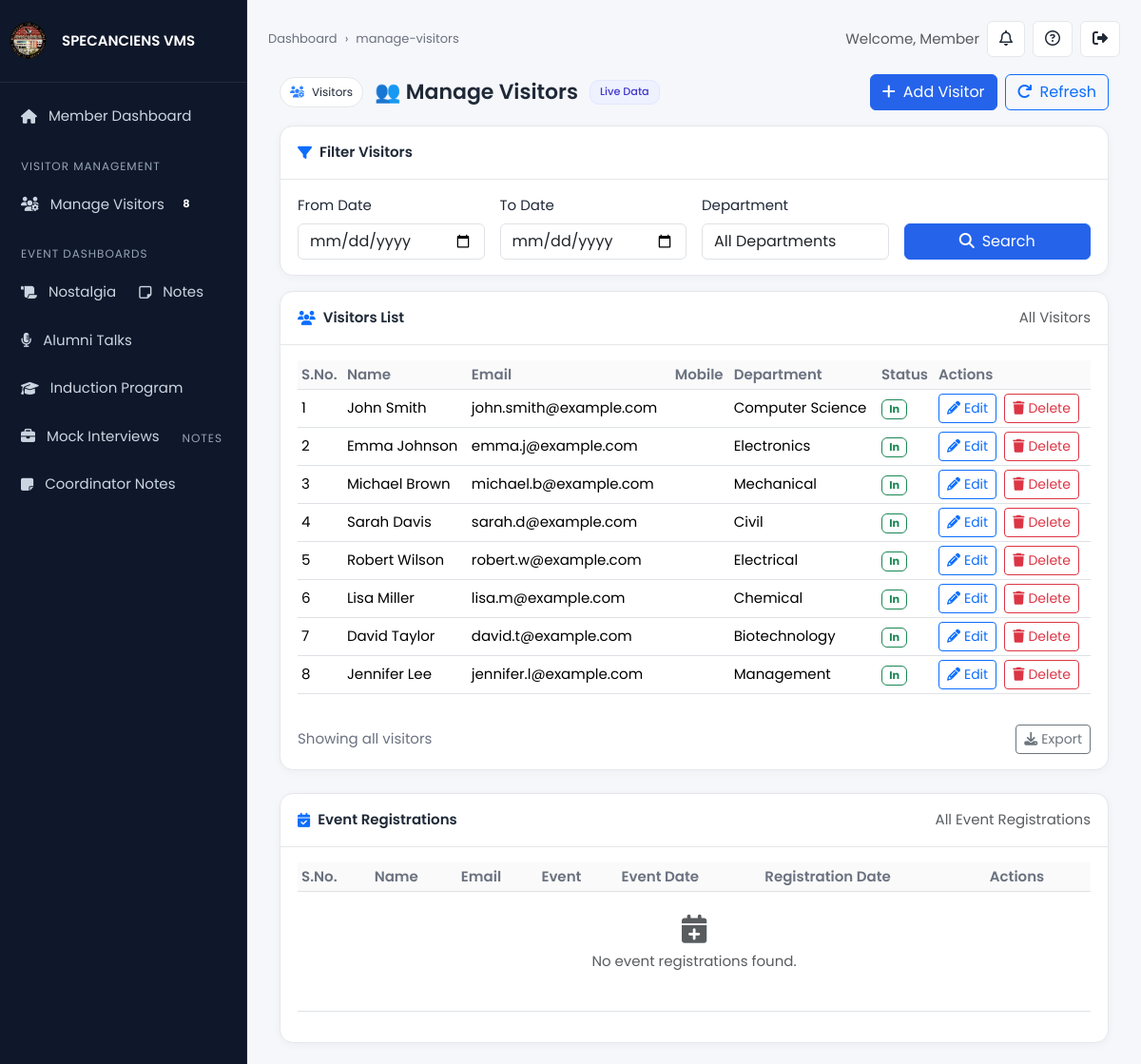
The app's page /manage-visitors.php (signed in) with its own data.
### tables this page shows
CREATE TABLE IF NOT EXISTS tbl_visitors (
  id INT AUTO_INCREMENT PRIMARY KEY,
  event_id INT NOT NULL,
  name VARCHAR(120) NOT NULL,
  email VARCHAR(150) NULL,
  mobile VARCHAR(30) NULL,
  address TEXT NULL,
  department VARCHAR(100) NULL,
  gender ENUM('Male', 'Female', 'Other') NULL,
  year_of_graduation YEAR NULL,
  in_time DATETIME NULL,
  out_time DATETIME NULL,
  status TINYINT(1) DEFAULT 1,
  created_at TIMESTAMP DEFAULT CURRENT_TIMESTAMP,
  CONSTRAINT fk_visitors_event FOREIGN KEY (event_id)
    REFERENCES tbl_events(event_id) ON DELETE CASCADE
);

### manage-visitors.php (the view, shortened to what this page needs)
<?php include('include/header.php'); ?>
<div class="container-fluid">
  <div class="d-flex align-items-center justify-content-between flex-wrap gap-3 mb-3">
    <div class="title-row">
      <span class="chip"><i class="fa-solid fa-users-gear text-primary"></i> Visitors</span>
      <h2>👥 Manage Visitors</h2>
      <span class="badge">Live Data</span>
    </div>
    <div class="d-flex gap-2">
      <button class="btn btn-primary" onclick="location.href='new-visitor.php'"><i class="fa-solid fa-plus me-2"></i>Add Visitor</button>
      <button class="btn btn-outline-primary" onclick="location.reload()"><i class="fa-solid fa-arrow-rotate-right me-2"></i>Refresh</button>
    </div>
  </div>
  <div class="card-lite mb-3">
    <div class="card-head">
      <div class="d-flex align-items-center gap-2">
        <i class="fa-solid fa-filter text-primary"></i>
        <span class="fw-semibold">Filter Visitors</span>
      </div>
    </div>
    <div class="card-body">
      <form method="post" class="row g-3 align-items-end">
        <div class="col-12 col-md-3">
          <label class="form-label">From Date</label>
          <input type="date" class="form-control" id="from_date" name="from_date" required>
        </div>
        <div class="col-12 col-md-3">
          <label class="form-label">To Date</label>
          <input type="date" class="form-control" id="to_date" name="to_date" required>
        </div>
        <div class="col-12 col-md-3">
          <label class="form-label">Department</label>
          <select class="form-control" id="department" name="department">
            <option value="">All Departments</option>
          </select>
        </div>
        <div class="col-12 col-md-3">
          <button type="submit" name="srh-btn" class="btn btn-primary w-100"><i class="fa-solid fa-search me-2"></i>Search</button>
        </div>
      </form>
    </div>
  </div>
  <div class="card-lite">
    <div class="card-head">
      <div class="d-flex align-items-center gap-2">
        <i class="fa-solid fa-users text-primary"></i>
        <span class="fw-semibold">Visitors List</span>
      </div>
      <span class="text-muted"><?php echo isset($search_query) ? 'Filtered Results' : 'All Visitors'; ?></span>
    </div>
    <div class="card-body">
      <div class="table-responsive">
        <table class="table table-sm align-middle">
          <thead>
            <tr>
              <th>S.No.</th>
              <th>Name</th>
              <th>Email</th>
              <th>Mobile</th>
              <th>Department</th>
              <th>Status</th>
              <th>Actions</th>
            </tr>
          </thead>
          <tbody>
            <?php
            if(isset($_REQUEST['srh-btn']))
            {
              $from_date = $_POST['from_date'];
              $to_date = $_POST['to_date'];
              $dept = $_POST['department'];
              $from_date = date('Y-m-d', strtotime($from_date));
              $to_date = date('Y-m-d', strtotime($to_date));
              $search_query = mysqli_query($conn, "select * from tbl_visitors where DATE(in_time)>='$from_date' and DATE(in_time)<='$to_date' or department='$dept'");
              $sn = 1;
              while($row = mysqli_fetch_array($search_query))
            { ?>
              <tr>
                <td><?php echo $sn; ?></td>
                <td><?php echo htmlspecialchars($row['name']); ?></td>
                <td><?php echo htmlspecialchars($row['email']); ?></td>
                <td><?php echo htmlspecialchars($row['phone']); ?></td>
                <td><?php echo htmlspecialchars($row['department']); ?></td>
                <td>
                  <span class="badge <?php echo $row['status']==1 ? 'text-bg-success-subtle text-success border border-success' : 'text-bg-danger-subtle text-danger border border-danger'; ?>">
                    <?php echo $row['status']==1 ? 'In' : 'Out'; ?>
                  </span>
                </td>
                <td>
                  <div class="d-flex gap-2">
                    <a href="edit-visitor.php?id=<?php echo $row['id'];?>" class="btn btn-sm btn-outline-primary">
                      <i class="fa-solid fa-pencil me-1"></i><?php echo $row['status']==1 ? 'Edit' : 'View'; ?>
                    </a>
                    <a href="manage-visitors.php?ids=<?php echo $row['id'];?>" class="btn btn-sm btn-outline-danger" onclick="return confirmDelete()">
                      <i class="fa-solid fa-trash me-1"></i>Delete
                    </a>
                  </div>
                </td>
              </tr>
              <?php $sn++; }
            } else {
              $select_query = mysqli_query($conn, "select * from tbl_visitors ORDER BY created_at DESC");
              $sn = 1;
              while($row = mysqli_fetch_array($select_query))
              {
            ?>
            <tr>
              <td><?php echo $sn; ?></td>
              <td><?php echo htmlspecialchars($row['name']); ?></td>
              <td><?php echo htmlspecialchars($row['email']); ?></td>
              <td><?php echo htmlspecialchars($row['phone']); ?></td>
              <td><?php echo htmlspecialchars($row['department']); ?></td>
              <td>
                <span class="badge <?php echo $row['status']==1 ? 'text-bg-success-subtle text-success border border-success' : 'text-bg-danger-subtle text-danger border border-danger'; ?>">
                  <?php echo $row['status']==1 ? 'In' : 'Out'; ?>
                </span>
              </td>
              <td>
                <div class="d-flex gap-2">
                  <a href="edit-visitor.php?id=<?php echo $row['id'];?>" class="btn btn-sm btn-outline-primary">
                    <i class="fa-solid fa-pencil me-1"></i><?php echo $row['status']==1 ? 'Edit' : 'View'; ?>
                  </a>
                  <a href="manage-visitors.php?ids=<?php echo $row['id'];?>" class="btn btn-sm btn-outline-danger" onclick="return confirmDelete()">
                    <i class="fa-solid fa-trash me-1"></i>Delete
                  </a>
                </div>
              </td>
            </tr>
            <?php $sn++; } } ?>
          </tbody>
        </table>
      </div>
      <div class="d-flex justify-content-between align-items-center mt-3">
        <span class="muted">Showing <?php echo isset($search_query) ? 'filtered' : 'all'; ?> visitors</span>
        <button class="btn btn-sm btn-outline-secondary"><i class="fa-solid fa-download me-1"></i>Export</button>
      </div>
    </div>
  </div>
  <div class="card-lite mt-4">
    <div class="card-head">
      <div class="d-flex align-items-center gap-2">
        <i class="fa-solid fa-calendar-check text-primary"></i>
        <span class="fw-semibold">Event Registrations</span>
      </div>
      <span class="text-muted">All Event Registrations</span>
    </div>
    <div class="card-body">
      <div class="table-responsive">
        <table class="table table-sm align-middle">
          <thead>
            <tr>
              <th>S.No.</th>
              <th>Name</th>
              <th>Email</th>
              <th>Event</th>
              <th>Event Date</th>
              <th>Registration Date</th>
              <th>Actions</th>
            </tr>
          </thead>
          <tbody>
            <?php
            $sn_reg = 1;
            ?>
            <?php if($sn_reg == 1): ?>
            <tr>
              <td colspan="7" class="text-center text-muted py-4">
                <i class="fa-solid fa-calendar-plus fa-2x mb-2"></i>
                <p>No event registrations found.</p>
              </td>
            </tr>
            <?php endif; ?>
          </tbody>
        </table>
      </div>
    </div>
  </div>
</div>
<?php include('include/footer.php'); ?>

### include/header.php (style rules this page uses)
:root { --bg:#f6f7fb; --card:#ffffff; --ink:#1f2937; --ink-soft:#6b7280; --edge:#e5e7eb; --brand:#2563eb; --accent:#10b981; --warn:#f59e0b; --danger:#ef4444; }
* { box-sizing:border-box }
body { margin:0; background:var(--bg); color:var(--ink); font-family:'Poppins',sans-serif; font-size:15px; }
.card-lite { background:var(--card); border:1px solid var(--edge); border-radius:14px; box-shadow:0 2px 10px rgba(16,24,40,.04); }
.card-head { padding:16px 18px; border-bottom:1px solid var(--edge); display:flex; align-items:center; justify-content:space-between; gap:12px; }
.card-body { padding:16px 18px; }
.chip { display:inline-flex; align-items:center; gap:8px; padding:6px 10px; border-radius:20px; font-size:12px; border:1px solid var(--edge); background:#fff; }
.chip i { opacity:.85 }
.table thead th { color:#6b7280; font-weight:600; background:#fafafa }
.table td, .table th { vertical-align:middle }
.muted { color:var(--ink-soft) }
.btn-primary { background:var(--brand); border-color:var(--brand) }
.title-row { display:flex; align-items:center; gap:12px; }
.title-row h2 { margin:0; font-weight:600; font-size:22px; }
.title-row .badge { background:#eef2ff; color:#4338ca; border:1px solid #e0e7ff; padding:6px 10px; border-radius:10px; font-weight:500; }

### records on screen
tbl_visitors: name "John Smith", email "john.smith@example.com", department "Computer Science", status "In"
tbl_visitors: name "Emma Johnson", email "emma.j@example.com", department "Electronics", status "In"
tbl_visitors: name "Michael Brown", email "michael.b@example.com", department "Mechanical", status "In"
tbl_visitors: name "Sarah Davis", email "sarah.d@example.com", department "Civil", status "In"
tbl_visitors: name "Robert Wilson", email "robert.w@example.com", department "Electrical", status "In"
tbl_visitors: name "Lisa Miller", email "lisa.m@example.com", department "Chemical", status "In"
tbl_visitors: name "David Taylor", email "david.t@example.com", department "Biotechnology", status "In"
tbl_visitors: name "Jennifer Lee", email "jennifer.l@example.com", department "Management", status "In"

### other values on screen
$visitor_count "8"
basename($_SERVER['PHP_SELF'], '.php') "manage-visitors"
$name "Member"
